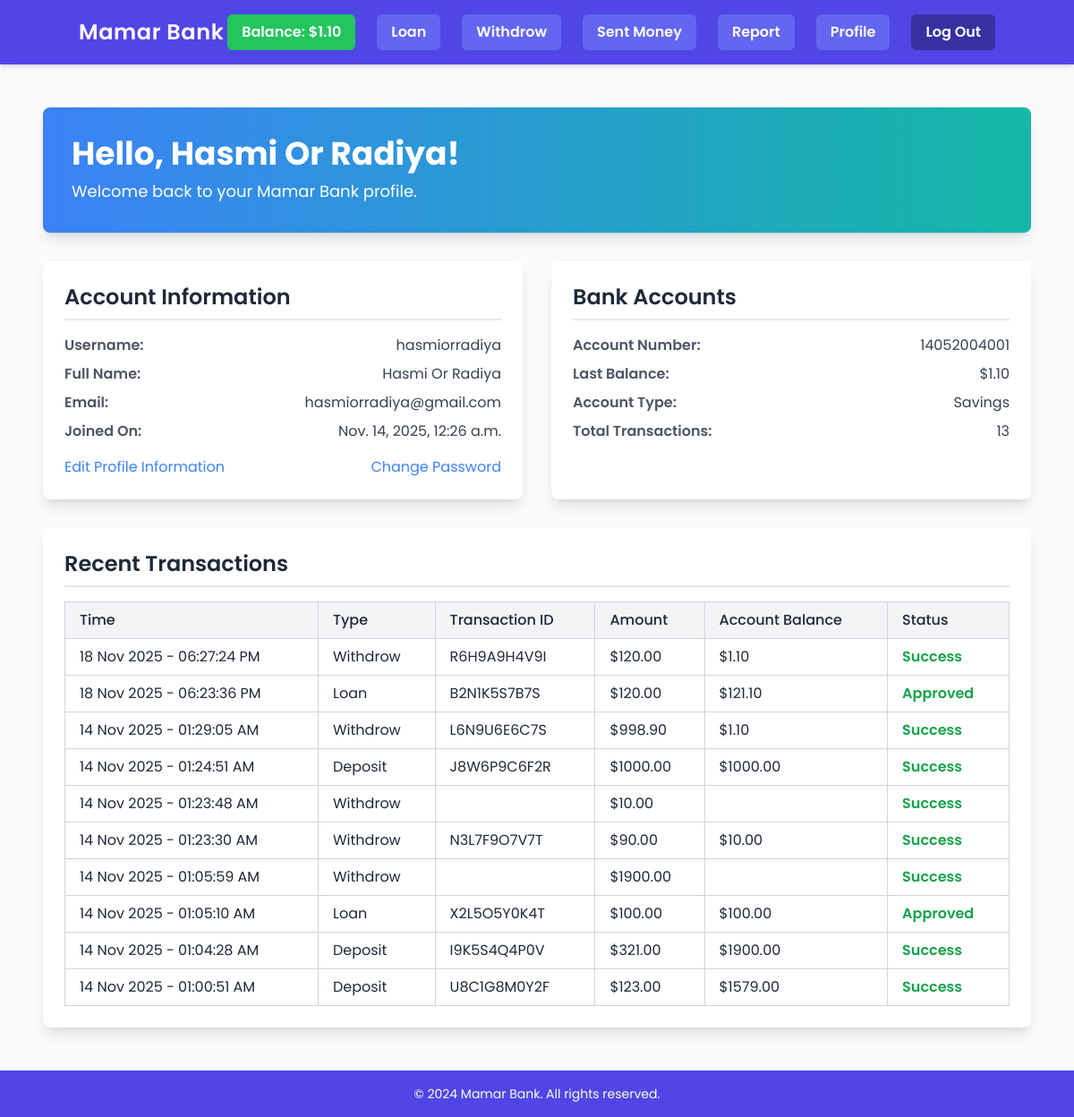
/profile/ (signed in), run on the app's committed database.
### Accounts/models.py (models this page shows, shortened)
class UserBankAccount(models.Model):
    user = models.OneToOneField(User, on_delete=models.CASCADE, related_name='account')
    nid_number = models.CharField(max_length=25, null=True, blank=True)
    birth_day = models.DateField(null=True, blank=True)
    account_no = models.BigIntegerField(unique=True)
    balance = models.DecimalField(max_digits=12, decimal_places=2, default=1000.00)
    account_type = models.CharField(max_length=20)
    gender = models.CharField(max_length=10, choices=constants.GENDER, default='Other')

### Transactions/models.py (models this page shows, shortened)
class Transaction(models.Model):
    user = models.ForeignKey(User, on_delete=models.CASCADE, related_name='transactions')
    admin_user = models.ForeignKey(User, on_delete=models.CASCADE, related_name='admin_transactions', null=True, blank=True)
    transaction_type = models.CharField(max_length=50)
    amount = models.DecimalField(max_digits=12, decimal_places=2, default=1000.00)
    description = models.TextField(blank=True, null=True)
    status = models.BooleanField(default=0) # 0: pending, 1: completed
    after_transaction_balance = models.DecimalField(max_digits=20, decimal_places=2, null=True, blank=True)
    created_at = models.DateTimeField(auto_now_add=True, null=1)
    updated_at = models.DateTimeField(auto_now=True, null=1)
    transaction_id = models.CharField(
        max_length=15,
        default=generate_transaction_id,
        editable=False
    )

### Accounts/views.py (the view)
# urls.py: path('profile/', views.profile, name='profile'),
def profile(request):
    if not request.user.is_authenticated:
        return redirect('login')
    transactions = request.user.transactions.all().order_by('-id')[:10]
    context = {
        'transactions' : transactions,
    }
    return render(request, 'profile.html', context)

### Accounts/templates/profile.html (shortened to what this page needs)
{% extends 'base.html' %}
{% block content %}
<div class="container mx-auto p-6 max-w-6xl">
    <div class="bg-gradient-to-r from-blue-500 to-teal-500 text-white shadow-lg rounded-lg p-8 mb-8">
        <h1 class="text-4xl font-bold">Hello, {{ user.first_name }} {{ user.last_name }}!</h1>
        <p class="text-lg mt-2">Welcome back to your Mamar Bank profile.</p>
    </div>
    <div class="grid md:grid-cols-2 gap-8">
        <div class="bg-white shadow-lg rounded-lg p-6">
            <h2 class="text-2xl font-semibold text-gray-800 mb-4 border-b-2 pb-2">Account Information</h2>
            <ul class="list-none mt-4 space-y-2">
                <li class="flex justify-between"><strong class="font-semibold text-gray-600">Username:</strong> <span>{{ user.username }}</span></li>
                <li class="flex justify-between"><strong class="font-semibold text-gray-600">Full Name:</strong> <span>{{ user.first_name }} {{ user.last_name }}</span></li>
                <li class="flex justify-between"><strong class="font-semibold text-gray-600">Email:</strong> <span>{{ user.email }}</span></li>
                <li class="flex justify-between"><strong class="font-semibold text-gray-600">Joined On:</strong> <span>{{ user.date_joined }}</span></li>
            </ul>
            <div class="flex justify-between">
                <a href="{% url 'edit_profile' %}" class="text-blue-500 hover:underline mt-4 inline-block">Edit Profile Information</a>
                <a href="{% url 'change_password' %}" class="text-blue-500 hover:underline mt-4 inline-block">Change Password</a>
            </div>
        </div>
        <div class="bg-white shadow-lg rounded-lg p-6">
            <h2 class="text-2xl font-semibold text-gray-800 mb-4 border-b-2 pb-2">Bank Accounts</h2>
            {% if user.account %}
                <ul class="list-none mt-4 space-y-2">
                    <li class="flex justify-between"><strong class="font-semibold text-gray-600">Account Number:</strong> <span>{{ user.account.account_no }}</span></li>
                    <li class="flex justify-between"><strong class="font-semibold text-gray-600">Last Balance:</strong> <span>${{ user.account.balance }}</span></li>
                    <li class="flex justify-between"><strong class="font-semibold text-gray-600">Account Type:</strong> <span>{{ user.account.account_type }}</span></li>
                    <li class="flex justify-between"><strong class="font-semibold text-gray-600">Total Transactions:</strong> <span>{{ user.transactions.count }}</span></li>
                </ul>
            {% else %}
                <p class="text-gray-500 mt-4">No bank account linked yet.</p>
            {% endif %}
        </div>
    </div>
    <div class="bg-white shadow-lg rounded-lg p-6 mt-8">
        <h2 class="text-2xl font-semibold text-gray-800 mb-4 border-b-2 pb-2">Recent Transactions</h2>
        {% if transactions %}
            <div class="overflow-x-auto">
                <table class="min-w-full border-collapse border border-gray-300 text-left text-gray-800">
                    <thead class="bg-gray-100">
                        <tr>
                            <th class="border border-gray-300 px-4 py-2 font-medium">Time</th>
                            <th class="border border-gray-300 px-4 py-2 font-medium">Type</th>
                            <th class="border border-gray-300 px-4 py-2 font-medium">Transaction ID</th>
                            <th class="border border-gray-300 px-4 py-2 font-medium">Amount</th>
                            <th class="border border-gray-300 px-4 py-2 font-medium">Account Balance</th>
                            <th class="border border-gray-300 px-4 py-2 font-medium">Status</th>
                        </tr>
                    </thead>
                    <tbody>
                        {% for transaction in transactions %}
                            <tr class="hover:bg-gray-50">
                                <td class="border border-gray-300 px-4 py-2">{{ transaction.created_at|date:"d M Y - h:i:s A" }}</td>
                                <td class="border border-gray-300 px-4 py-2">{{ transaction.transaction_type }}</td>
                                <td class="border border-gray-300 px-4 py-2">
                                    {% if transaction.after_transaction_balance %}
                                        {{ transaction.transaction_id }}
                                    {% endif %}
                                </td>
                                <td class="border border-gray-300 px-4 py-2">${{ transaction.amount }}</td>
                                <td class="border border-gray-300 px-4 py-2">{% if transaction.after_transaction_balance %}${{ transaction.after_transaction_balance }}
                                    {% endif %}
                                </td>
                                <td class="border border-gray-300 px-4 py-2">
                                    {% if transaction.status %}
                                        <span class="text-green-600 font-semibold">
                                            {% if transaction.transaction_type == 'Loan' %}
                                                Approved
                                            {% else %}
                                                Success
                                            {% endif %}
                                        </span>
                                    {% else %}
                                        <span class="text-red-600 font-semibold">Pending</span>
                                    {% endif %}
                                </td>
                            </tr>
                        {% endfor %}
                    </tbody>
                </table>
            </div>
        {% else %}
            <p class="text-gray-500 mt-4">No recent transactions found.</p>
        {% endif %}
    </div>
</div>
{% endblock %}

### Core/templates/navbar.html (shortened to what this page needs)
{% block navbar %}
<header class="bg-indigo-600 text-white p-4 shadow-md">
    <div class="container mx-auto flex justify-between items-center">
        <a href="{% url 'home' %}" class="text-2xl font-semibold tracking-wide">
            Mamar Bank
        </a>
        <nav
            id="menu"
            class="hidden lg:flex flex-col lg:flex-row lg:space-x-6 lg:items-center lg:bg-transparent bg-indigo-700 lg:rounded-none rounded-lg lg:shadow-none shadow-lg lg:p-0 p-4">
            {% if user.is_authenticated %}
                {% if user.is_staff and user.is_superuser %}
                    <a href="{% url 'loan_request' %}" class="text-white font-semibold px-4 py-2 rounded-md bg-indigo-500 hover:bg-indigo-400 hover:shadow-md transition">
                        View Loan Request
                    </a>
                    <a href="{% url 'deposit' %}" class="text-white font-semibold px-4 py-2 rounded-md bg-indigo-500 hover:bg-indigo-400 hover:shadow-md transition">
                        Deposit
                    </a>
                {% else %}
                    <p class="text-white font-semibold px-4 py-2 rounded-md bg-green-500 hover:bg-green-600 hover:shadow-lg transition">
                        Balance: ${{ user.account.balance }}
                    </p>
                    <a href="{% url 'loan' %}" class="text-white font-semibold px-4 py-2 rounded-md bg-indigo-500 hover:bg-indigo-400 hover:shadow-md transition">
                        Loan
                    </a>
                    <a href="{% url 'withdrow' %}" class="text-white font-semibold px-4 py-2 rounded-md bg-indigo-500 hover:bg-indigo-400 hover:shadow-md transition">
                        Withdrow
                    </a>
                    <a href="{% url 'sent_money' %}" class="text-white font-semibold px-4 py-2 rounded-md bg-indigo-500 hover:bg-indigo-400 hover:shadow-md transition">
                        Sent Money
                    </a>
                {% endif %}
                <a href="{% url 'report' %}" class="text-white font-semibold px-4 py-2 rounded-md bg-indigo-500 hover:bg-indigo-400 hover:shadow-md transition">
                    Report
                </a>
                <a href="{% url 'profile' %}" class="text-white font-semibold px-4 py-2 rounded-md bg-indigo-500 hover:bg-indigo-400 hover:shadow-md transition">
                    Profile
                </a>
                <a href="{% url 'logout' %}" class="text-white font-semibold px-4 py-2 rounded-md bg-indigo-800 hover:bg-indigo-400 hover:shadow-md transition">
                    Log Out
                </a>
            {% endif %}
        </nav>
    </div>
</header>
{% endblock %}

### Core/templates/base.html (style rules this page uses)
body { font-family: 'Poppins', sans-serif; }

### data on the page
Transaction: status "Success"
Transaction: status "Approved"
Transaction: status "Success"
Transaction: status "Success"
Transaction: status "Success"
Transaction: status "Success"
Transaction: status "Success"
Transaction: status "Approved"
Transaction: status "Success"
Transaction: status "Success"

### other printed values
{{ user.account.balance }} "1.10"
{{ user.first_name }} "Hasmi"
{{ user.last_name }} "Or Radiya"
{{ user.username }} "hasmiorradiya"
{{ user.email }} "hasmiorradiya@gmail.com"
{{ user.date_joined }} "Nov. 14, 2025, 12:26 a.m."
{{ user.account.account_no }} "14052004001"
{{ user.account.account_type }} "Savings"
{{ user.transactions.count }} "13"
